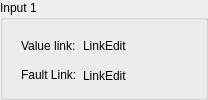
      <widget class="QGroupBox" name="groupBox_input_1">
       <property name="sizePolicy">
        <sizepolicy hsizetype="Expanding" vsizetype="Preferred">
         <horstretch>0</horstretch>
         <verstretch>0</verstretch>
        </sizepolicy>
       </property>
       <property name="styleSheet">
        <string notr="true"/>
       </property>
       <property name="title">
        <string>Input 1</string>
       </property>
       <layout class="QHBoxLayout" name="horizontalLayout_3">
        <property name="spacing">
         <number>6</number>
        </property>
        <property name="leftMargin">
         <number>8</number>
        </property>
        <property name="topMargin">
         <number>8</number>
        </property>
        <property name="rightMargin">
         <number>8</number>
        </property>
        <property name="bottomMargin">
         <number>8</number>
        </property>
        <item>
         <spacer name="horizontalSpacer_5">
          <property name="orientation">
           <enum>Qt::Horizontal</enum>
          </property>
          <property name="sizeType">
           <enum>QSizePolicy::Fixed</enum>
          </property>
          <property name="sizeHint" stdset="0">
           <size>
            <width>10</width>
            <height>10</height>
           </size>
          </property>
         </spacer>
        </item>
        <item>
         <layout class="QFormLayout" name="formLayout_1">
          <property name="labelAlignment">
           <set>Qt::AlignLeading|Qt::AlignLeft|Qt::AlignVCenter</set>
          </property>
          <property name="horizontalSpacing">
           <number>6</number>
          </property>
          <property name="verticalSpacing">
           <number>0</number>
          </property>
          <item row="0" column="0">
           <widget class="QLabel" name="label_inputLink_1">
            <property name="sizePolicy">
             <sizepolicy hsizetype="Preferred" vsizetype="Expanding">
              <horstretch>0</horstretch>
              <verstretch>0</verstretch>
             </sizepolicy>
            </property>
            <property name="text">
             <string>Value link:</string>
            </property>
            <property name="alignment">
             <set>Qt::AlignLeading|Qt::AlignLeft|Qt::AlignVCenter</set>
            </property>
           </widget>
          </item>
          <item row="0" column="1">
           <layout class="QHBoxLayout" name="horizontalLayout_11">
            <property name="spacing">
             <number>0</number>
            </property>
            <item>
             <widget class="QLabel" name="label_inputLinkEdit_1">
              <property name="text">
               <string>LinkEdit</string>
              </property>
             </widget>
            </item>
            <item>
             <widget class="QPushButton" name="pushButton_inputLinkSelect_1">
              <property name="sizePolicy">
               <sizepolicy hsizetype="Minimum" vsizetype="Minimum">
                <horstretch>0</horstretch>
                <verstretch>0</verstretch>
               </sizepolicy>
              </property>
              <property name="maximumSize">
               <size>
                <width>30</width>
                <height>16777215</height>
               </size>
              </property>
              <property name="styleSheet">
               <string notr="true">QPushButton {
	border: 6px solid transparent;
	background: transparent;
}
QPushButton:hover {
	background: lightGray;
}</string>
              </property>
              <property name="text">
               <string/>
              </property>
              <property name="icon">
               <iconset resource="../resource/icons/rc/icons.qrc">
                <normaloff>:/icons/link</normaloff>:/icons/link</iconset>
              </property>
              <property name="iconSize">
               <size>
                <width>18</width>
                <height>18</height>
               </size>
              </property>
              <property name="flat">
               <bool>false</bool>
              </property>
             </widget>
            </item>
            <item>
             <widget class="QPushButton" name="pushButton_autobindFaultLink_1">
              <property name="sizePolicy">
               <sizepolicy hsizetype="Fixed" vsizetype="Minimum">
                <horstretch>0</horstretch>
                <verstretch>0</verstretch>
               </sizepolicy>
              </property>
              <property name="maximumSize">
               <size>
                <width>30</width>
                <height>16777215</height>
               </size>
              </property>
              <property name="toolTip">
               <string>Auto find Fault link</string>
              </property>
              <property name="autoFillBackground">
               <bool>false</bool>
              </property>
              <property name="styleSheet">
               <string notr="true">QPushButton {
	border: 6px solid transparent;
	background: transparent;
}
QPushButton:hover {
	background: lightGray;
}</string>
              </property>
              <property name="text">
               <string/>
              </property>
              <property name="icon">
               <iconset resource="../resource/icons/rc/icons.qrc">
                <normaloff>:/icons/arrow_left_down</normaloff>:/icons/arrow_left_down</iconset>
              </property>
              <property name="iconSize">
               <size>
                <width>17</width>
                <height>17</height>
               </size>
              </property>
              <property name="flat">
               <bool>false</bool>
              </property>
             </widget>
            </item>
           </layout>
          </item>
          <item row="1" column="1">
           <layout class="QHBoxLayout" name="horizontalLayout_12">
            <property name="spacing">
             <number>0</number>
            </property>
            <item>
             <widget class="QLabel" name="label_faultLinkEdit_1">
              <property name="text">
               <string>LinkEdit</string>
              </property>
             </widget>
            </item>
            <item>
             <widget class="QPushButton" name="pushButton_faultLinkSelect_1">
              <property name="sizePolicy">
               <sizepolicy hsizetype="Minimum" vsizetype="Minimum">
                <horstretch>0</horstretch>
                <verstretch>0</verstretch>
               </sizepolicy>
              </property>
              <property name="maximumSize">
               <size>
                <width>30</width>
                <height>16777215</height>
               </size>
              </property>
              <property name="styleSheet">
               <string notr="true">QPushButton {
	border: 6px solid transparent;
	background: transparent;
}
QPushButton:hover {
	background: lightGray;
}</string>
              </property>
              <property name="text">
               <string/>
              </property>
              <property name="icon">
               <iconset resource="../resource/icons/rc/icons.qrc">
                <normaloff>:/icons/link</normaloff>:/icons/link</iconset>
              </property>
              <property name="iconSize">
               <size>
                <width>18</width>
                <height>18</height>
               </size>
              </property>
              <property name="flat">
               <bool>false</bool>
              </property>
             </widget>
            </item>
           </layout>
          </item>
          <item row="1" column="0">
           <widget class="QLabel" name="label_faultLink_1">
            <property name="text">
             <string>Fault Link:</string>
            </property>
           </widget>
          </item>
         </layout>
        </item>
        <item>
         <spacer name="horizontalSpacer_6">
          <property name="orientation">
           <enum>Qt::Horizontal</enum>
          </property>
          <property name="sizeType">
           <enum>QSizePolicy::Fixed</enum>
          </property>
          <property name="sizeHint" stdset="0">
           <size>
            <width>10</width>
            <height>10</height>
           </size>
          </property>
         </spacer>
        </item>
       </layout>
      </widget>
